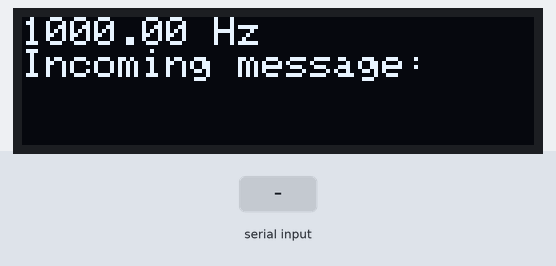
Bench run of a sketch on a simulated Arduino Uno, built with avr-gcc and run on an emulated ATmega328P. Parts: 128×32 one-colour display. The test bench sets the inputs (shaded band). What the sketch prints to the serial monitor is not drawn.

Above: at 1.2 s.
1.3 s: "1\n" received over Serial
At 2.4 s:
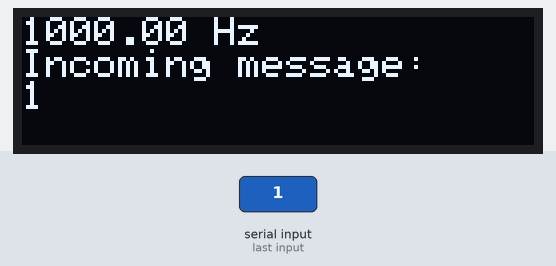
Timing chart, 0 to 4.3 s (numbered marks = the images above; inputs shaded):
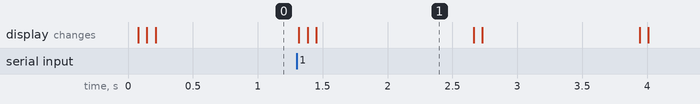

Measured:
- after the input at 1.3 s, the display: changes at once (image 1)
- what the display in image 1 shows lasts 1.2 s, from 1.5 s to 2.7 s

The sketch:

oled_hello_world.ino
```cpp
#include <Adafruit_SSD1306.h>
#define SCREEN_WIDTH 128
#define SCREEN_HEIGHT 32
#define OLED_RESET -1
const byte numChars = 32 + 11;
char receivedChars[numChars];

boolean newData = false;

Adafruit_SSD1306 display(SCREEN_WIDTH, SCREEN_HEIGHT, &Wire, OLED_RESET);
long   start,last,end;
float frequency  = 0;
void setup() {
    Serial.begin(115200);
    display.begin(SSD1306_SWITCHCAPVCC, 0x3C);
    display.clearDisplay();
    display.setTextColor(WHITE);
    display.setCursor(0,0);
    display.println("Arduino initialized");
    display.println("Standing by");

    display.display();
       display.clearDisplay();
    display.setTextColor(WHITE);
    display.setCursor(0,0);
    display.println("Standby");
    display.display();
    Serial.println("Arduino initialized");
    Serial.println("Standby");

    start = millis();
}

void loop() {

end = millis();
if ((end - start)!=0)
frequency = 1000/(float)(end - start);
recvWithEndMarker();
if (newData || (end - last)> 50){
display.clearDisplay();
display.setTextColor(WHITE);
display.setCursor(0,0);
display.print(frequency);
display.println(" Hz");
showNewData();
display.display();
last = millis();
}
start = end;
}
/*
shape = (4,21) # char size 1
shape = (1,4) # char size 4

*/
void recvWithEndMarker() {
    static byte ndx = 0;
    char endMarker = '\n';
    char rc;

    while (Serial.available() > 0 && newData == false) {
        rc = Serial.read();

        if (rc != endMarker) {
            receivedChars[ndx] = rc;
            ndx++;
            if (ndx >= numChars) {
                ndx = numChars - 1;
            }
        }
        else {
            receivedChars[ndx] = '\0'; // terminate the string
            ndx = 0;
            newData = true;
        }
    }
}


void showNewData() {
    if (newData == true) {
        display.println("Incoming message:");
        display.println(receivedChars);
        Serial.print("Incoming message:");
        Serial.println(receivedChars);
        newData = false;
    }
    else
    {
        display.println("Incoming message:");
        display.println(receivedChars);
      }
}
```
